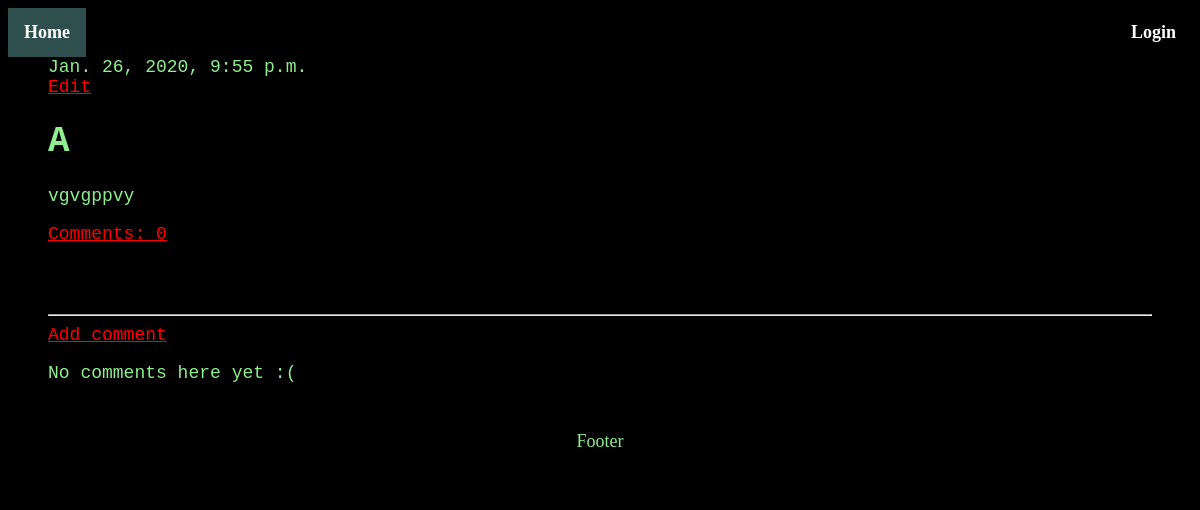
Screenshot of /post/3/ with the database file from the repository.
### blog/models.py (models this page shows, shortened)
class Post(models.Model):
    author = models.ForeignKey('auth.User', on_delete=models.CASCADE)
    title = models.CharField(max_length=200)
    text = models.TextField()
    created_date = models.DateTimeField(
            default=timezone.now)
    published_date = models.DateTimeField(
            blank=True, null=True)

### blog/views.py (the view)
# urls.py: url(r'^post/(?P<pk>\d+)/$', views.post_detail, name='post_detail'),
def post_detail(request, pk):
    post = get_object_or_404(Post, pk=pk)
    return render(request, 'blog/post_detail.html', {'post': post})

### blog/templates/blog/post_detail.html
{% extends 'blog/base.html' %}
{% block content %}
    <div class="post">
        {% if post.published_date %}
            <div class="date">
                {{ post.published_date }}
            </div>
        {% else %}
            <a class="btn btn-default" href="{% url 'post_publish' pk=post.pk %}">Publish</a>
            <a class="btn btn-default" href="{% url 'post_remove' pk=post.pk %}">-</a>
        {% endif %}
        <a class="btn btn-default" href="{% url 'post_edit' pk=post.pk %}">Edit</a>
        <h1>{{ post.title }}</h1>
        <p>{{ post.text|linebreaksbr }}</p>
        <a href="{% url 'post_detail' pk=post.pk %}">Comments: {{ post.comments.count }}</a>
    </div>
    <hr>
    <a class="btn btn-default" href="{% url 'add_comment_to_post' pk=post.pk %}">Add comment</a>
    {% for comment in post.comments.all %}
        {% if user.is_authenticated or comment.approved_comment %}
        <div class="comment">
            <div class="date">
                {{ comment.created_date }}
                {% if not comment.approved_comment %}
                    <a class="btn btn-default" href="{% url 'comment_remove' pk=comment.pk %}"><span class="glyphicon glyphicon-remove"></span></a>
                    <a class="btn btn-default" href="{% url 'comment_approve' pk=comment.pk %}"><span class="glyphicon glyphicon-ok"></span></a>
                {% endif %}
            </div>
            <strong>{{ comment.author }}</strong>
            <p>{{ comment.text|linebreaks }}</p>
        </div>
        {% endif %}
    {% empty %}
        <p>No comments here yet :(</p>
    {% endfor %}
{% endblock %}

### blog/static/css/blog.css (style rules this page uses)
body { background-color: black; color: lightgreen; font-size: 18px; }
h1, h2, h3, h4 { font-family: "Courier New", Courier, monospace, cursive; }
.date { color: lightgreen; font-size: 18px; }
.post { margin-bottom: 70px; }
a { background-color: black; color: red; font-size: 18px; }

### rows the page displays
Post: published_date "Jan. 26, 2020, 9:55 p.m.", title "A", text "vgvgppvy", comments.count "0"
